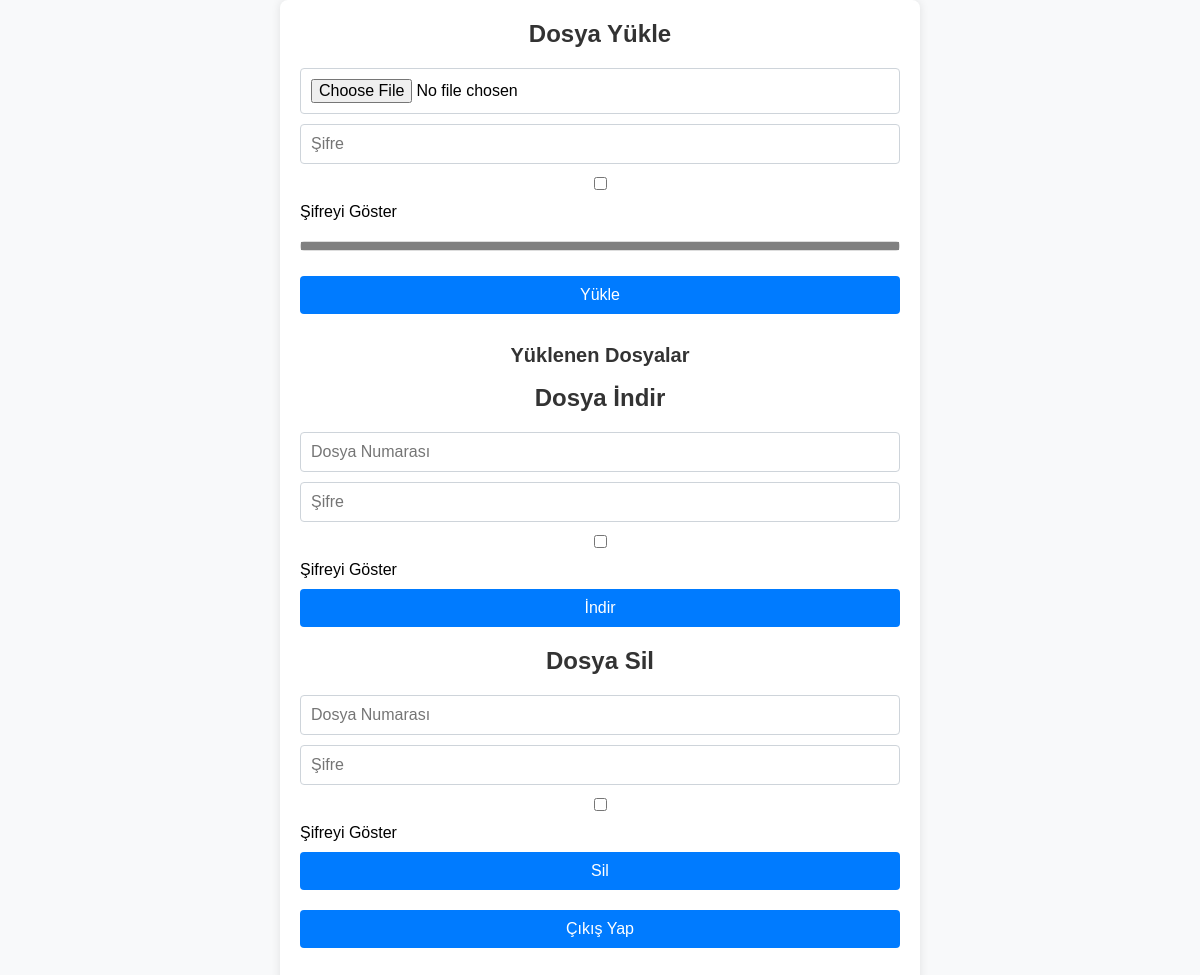
Page / (signed in) on the earlier database version.
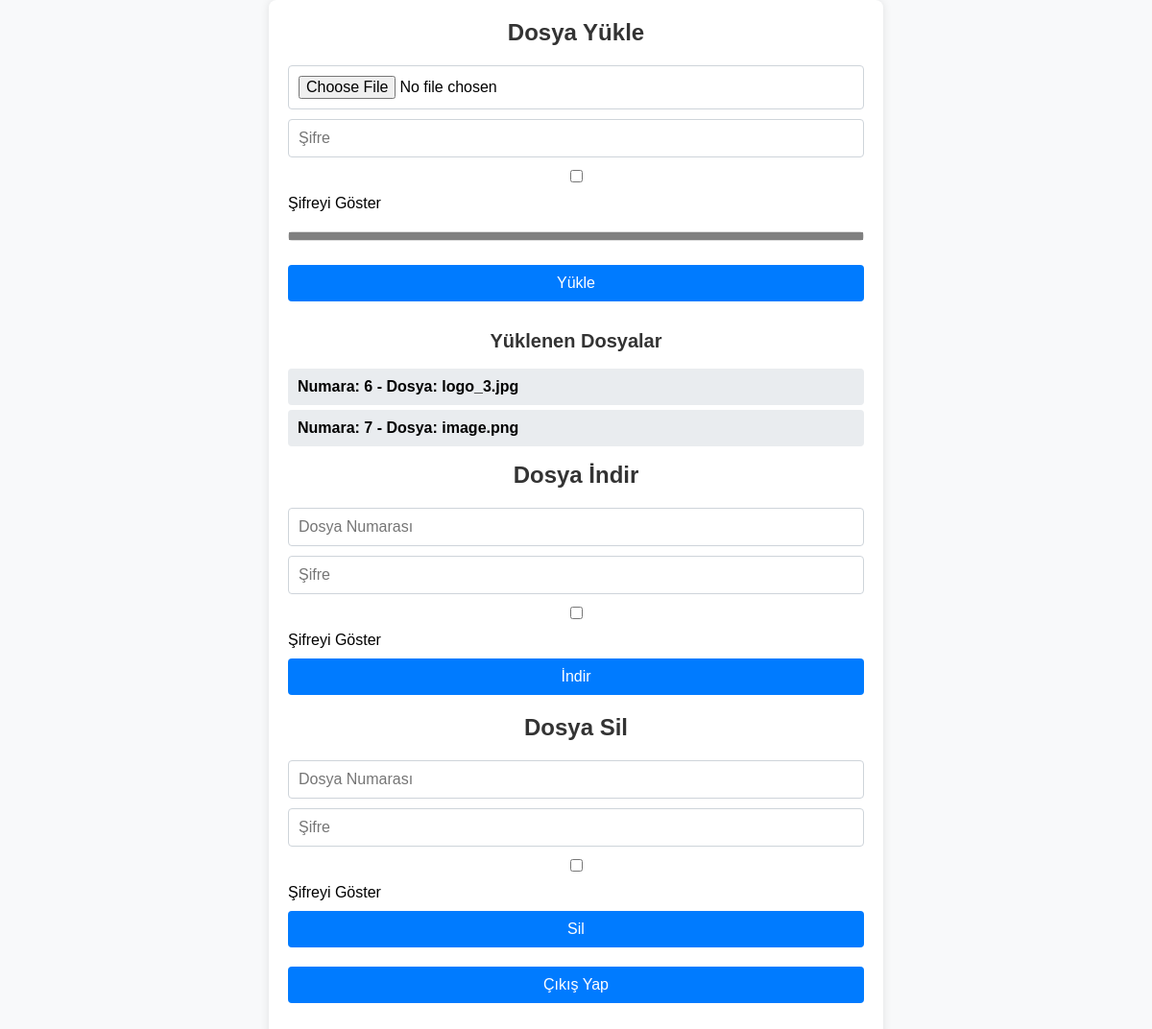
Same page on the later database version.
### tables this page shows
CREATE TABLE files (
            id INTEGER PRIMARY KEY,
            filename TEXT,
            key BLOB,
            salt BLOB
        , user_id INTEGER);

### app.py (the view)
@app.route('/')
def upload_form():
    if 'logged_in' not in session:
        return render_template('index.html', files=[])
    user_id = session['user_id']
    conn = sqlite3.connect('files.db')
    c = conn.cursor()
    c.execute("SELECT id, filename FROM files WHERE user_id = ?", (user_id,))
    files = c.fetchall()
    conn.close()
    files_list = [{'id': file[0], 'filename': file[1]} for file in files]
    return render_template('index.html', files=files_list)

### templates/index.html (shortened to what this page needs)
<!DOCTYPE html>
<html>
  <head>
    <link rel="stylesheet" href="/static/css/styles.css" />
  </head>
  <body>
    <div class="container">
      <h1>Dosya Yükle</h1>
       {% if not session.logged_in %}
      <form method="post" action="/register">
        <h2>Kayıt Ol</h2>
        <input
          type="text"
          name="username"
          placeholder="Kullanıcı Adı"
          required
        />
        <input type="password" name="password" placeholder="Şifre" required />
        <input type="submit" value="Kayıt Ol" />
      </form>
      <form method="post" action="/login">
        <h2>Giriş Yap</h2>
        <input
          type="text"
          name="username"
          placeholder="Kullanıcı Adı"
          required
        />
        <input type="password" name="password" placeholder="Şifre" required />
        <input type="submit" value="Giriş Yap" />
      </form>
      {% else %}
      <form method="post" enctype="multipart/form-data" action="/upload">
        <input type="file" name="file" required />
        <input
          type="password"
          name="password"
          id="uploadPassword"
          placeholder="Şifre"
          required
        />
        <input type="checkbox" id="showPasswordUpload" /> Şifreyi Göster
        <progress id="strengthMeter" value="0" max="4"></progress>
        <input type="submit" value="Yükle" />
      </form>
      <h2>Yüklenen Dosyalar</h2>
      <ul>
        {% for file in files %}
        <li>
          <span>Numara: {{ file.id }} - Dosya: {{ file.filename }}</span>
        </li>
        {% endfor %}
      </ul>
      <h1>Dosya İndir</h1>
      <form method="post" action="/download">
        <input
          type="text"
          name="file_id"
          placeholder="Dosya Numarası"
          required
        />
        <input
          type="password"
          name="password"
          placeholder="Şifre"
          id="downloadPassword"
          required
        />
        <input type="checkbox" id="showPasswordDownload" /> Şifreyi Göster
        <input type="submit" value="İndir" />
      </form>
      <h1>Dosya Sil</h1>
      <form method="post" action="/delete">
        <input
          type="text"
          name="file_id"
          placeholder="Dosya Numarası"
          required
        />
        <input
          type="password"
          name="password"
          placeholder="Şifre"
          id="deletePassword"
          required
        />
        <input type="checkbox" id="showPasswordDelete" /> Şifreyi Göster
        <input type="submit" value="Sil" />
      </form>
      <form method="post" action="/logout">
        <input type="submit" value="Çıkış Yap" />
      </form>
      {% endif %}
    </div>
  </body>
</html>

### static/css/styles.css (style rules this page uses)
body { font-family: Arial, sans-serif; background-color: #f8f9fa; margin: 0; padding: 0; display: flex; justify-content: center; align-items: center; min-height: 100vh; }
.container { width: 100%; max-width: 600px; background-color: #ffffff; box-shadow: 0 0 10px rgba(0, 0, 0, 0.1); padding: 20px; border-radius: 8px; }
h1, h2 { color: #333333; text-align: center; margin-top: 0; }
h1 { font-size: 24px; margin-bottom: 20px; }
h2 { font-size: 20px; margin-top: 30px; }
form { display: flex; flex-direction: column; gap: 10px; margin-bottom: 20px; }
input[type="file"], input[type="password"], input[type="text"], input[type="submit"] { padding: 10px; border: 1px solid #ced4da; border-radius: 4px; font-size: 16px; }
input[type="submit"] { background-color: #007bff; color: #ffffff; cursor: pointer; border: none; transition: background-color 0.3s ease; }
ul { list-style-type: none; padding: 0; }
li { background-color: #e9ecef; margin: 5px 0; padding: 10px; border-radius: 4px; display: flex; justify-content: space-between; align-items: center; }
li span { font-weight: bold; }
#strengthMeter { width: 100%; height: 10px; margin-top: 10px; border: 1px solid #ddd; border-radius: 4px; background-color: #f4f4f4; transition: color 0.5s ease; }

Differences in the rows shown:
added files: id "6", filename "logo_3.jpg"
added files: id "7", filename "image.png"
